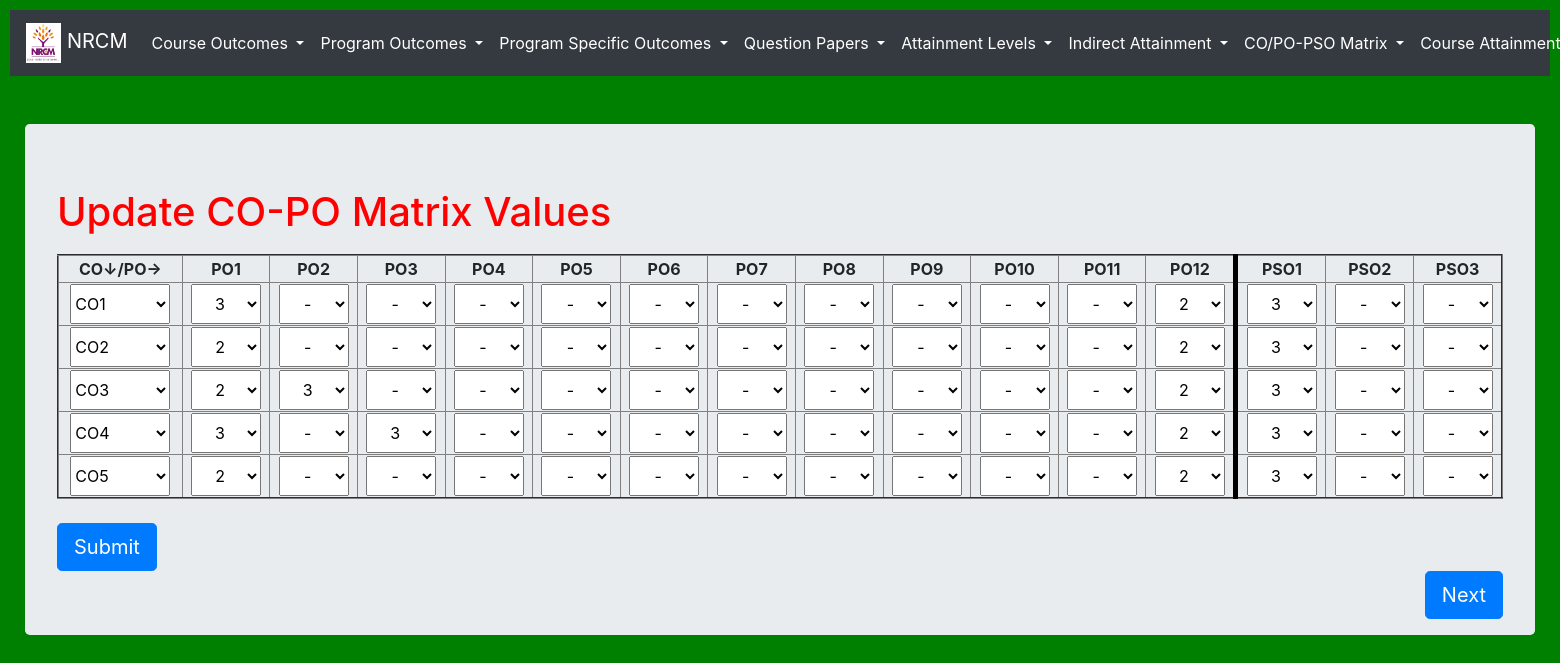
The page /co_po_matrix1 on the database its author committed.
### testApp/models.py (models this page shows, shortened)
class CO_PO_Matrix(models.Model):
    co = models.ForeignKey(CO, on_delete=models.CASCADE)
    levels = (
    ('-', 0),
    ('1',1),
    ('2',2),
    ('3',3),
    )
    po1 = models.CharField(max_length=10, choices=levels, default='-')
    po2 = models.CharField(max_length=10, choices=levels, default='-')
    po3 = models.CharField(max_length=10, choices=levels, default='-')
    po4 = models.CharField(max_length=10, choices=levels, default='-')
    po5 = models.CharField(max_length=10, choices=levels, default='-')
    po6 = models.CharField(max_length=10, choices=levels, default='-')
    po7 = models.CharField(max_length=10, choices=levels, default='-')
    po8 = models.CharField(max_length=10, choices=levels, default='-')
    po9 = models.CharField(max_length=10, choices=levels, default='-')
    po10 = models.CharField(max_length=10, choices=levels, default='-')
    po11 = models.CharField(max_length=10, choices=levels, default='-')
    po12 = models.CharField(max_length=10, choices=levels, default='-')
    pso1 = models.CharField(max_length=10, choices=levels, default='-')
    pso2 = models.CharField(max_length=10, choices=levels, default='-')
    pso3 = models.CharField(max_length=10, choices=levels, default='-')

class CO(models.Model):
    cos = (('-','-'), ('CO1', 'CO1'), ('CO2', 'CO2'), ('CO3', 'CO3'), ('CO4', 'CO4'), ('CO5', 'CO5'), ('CO6', 'CO6'),)
    co = models.CharField(max_length=500, choices=cos, default='-')
    description = models.CharField(max_length=500)
    def __str__(self):
        return self.co

### testApp/views.py (the view, shortened to what this page needs)
# urls.py: path('co_po_matrix1', views.co_po_matrix1, name='co_po_matrix1'),#add or update in same link
def co_po_matrix1(request):
    if CO_PO_Matrix.objects.exists():
        copolevels = CO_PO_Matrix.objects.all()
        return render (request, 'testApp/edit_co_po_matrix.html', locals())

### templates/testApp/edit_co_po_matrix.html (shortened to what this page needs)
<!DOCTYPE html>
{%extends 'testApp/base.html'%}
{%load static%}
{%block content%}
<link rel="stylesheet" href="{% static 'css/course_attainment_style.css' %}">
<div class="container-fluid" align=left style="width:100%">
  <div class="jumbotron">
      <h1 style = "color: red; padding-bottom: 10px;">Update CO-PO Matrix Values</u></h1>
      <form  method="post"> {%csrf_token%}
        <table border=2 style="width:100%">
          <tr>
            <th>CO↓/PO→</th>
            <th>PO1</th>
            <th>PO2</th>
            <th>PO3</th>
            <th>PO4</th>
            <th>PO5</th>
            <th>PO6</th>
            <th>PO7</th>
            <th>PO8</th>
            <th>PO9</th>
            <th>PO10</th>
            <th>PO11</th>
            <th>PO12</th>
            <th style="border-left: 5px solid black;">PSO1</th>
            <th>PSO2</th>
            <th>PSO3</th>
          </tr>
          {%for i in copolevels%}
          <tr>
            <th>
              <select name="co{{i.id}}" id="co{{i.id}}" style="width: 100px; height:40px;" required>
                <option value="{{i.id}}">{{i.co.co}}</option>
              </select>
            </th>
            <th>
              <select name="{{i.co}}_po1" id="{{i.co}}_po1" style="width: 70px; height:40px;text-align:center;" required>
                <option value=2 {%if i.po1 == '2' %}selected{%endif%}>2</option>
                <option value=3 {%if i.po1 == '3' %}selected{%endif%}>3</option>
              </select>
            </th>
            <th>
              <select name="{{i.co}}_po2" id="{{i.co}}_po2" style="width: 70px; height:40px;text-align:center;" required>
                <option value=0 {%if i.po2 == '-' %}selected{%endif%}>-</option>
                <option value=3 {%if i.po2 == '3' %}selected{%endif%}>3</option>
              </select>
            </th>
            <th>
              <select name="{{i.co}}_po3" id="{{i.co}}_po3" style="width: 70px; height:40px;text-align:center;" required>
                <option value=0 {%if i.po3 == '-' %}selected{%endif%}>-</option>
                <option value=3 {%if i.po3 == '3' %}selected{%endif%}>3</option>
              </select>
            </th>
            <th>
              <select name="{{i.co}}_po4" id="{{i.co}}_po4" style="width: 70px; height:40px;text-align:center;" required>
                <option value=0 {%if i.po4 == '-' %}selected{%endif%}>-</option>
              </select>
            </th>
            <th>
              <select name="{{i.co}}_po5" id="{{i.co}}_po5" style="width: 70px; height:40px;text-align:center;" required>
                <option value=0 {%if i.po5 == '-' %}selected{%endif%}>-</option>
              </select>
            </th>
            <th>
              <select name="{{i.co}}_po6" id="{{i.co}}_po6" style="width: 70px; height:40px;text-align:center;" required>
                <option value=0 {%if i.po6 == '-' %}selected{%endif%}>-</option>
              </select>
            </th>
            <th>
              <select name="{{i.co}}_po7" id="{{i.co}}_po7" style="width: 70px; height:40px;text-align:center;" required>
                <option value=0 {%if i.po7 == '-' %}selected{%endif%}>-</option>
              </select>
            </th>
            <th>
              <select name="{{i.co}}_po8" id="{{i.co}}_po8" style="width: 70px; height:40px;text-align:center;" required>
                <option value=0 {%if i.po8 == '-' %}selected{%endif%}>-</option>
              </select>
            </th>
            <th>
              <select name="{{i.co}}_po9" id="{{i.co}}_po9" style="width: 70px; height:40px;text-align:center;" required>
                <option value=0 {%if i.po9 == '-' %}selected{%endif%}>-</option>
              </select>
            </th>
            <th>
              <select name="{{i.co}}_po10" id="{{i.co}}_po10" style="width: 70px; height:40px;text-align:center;" required>
                <option value=0 {%if i.po10 == '-' %}selected{%endif%}>-</option>
              </select>
            </th>
            <th>
              <select name="{{i.co}}_po11" id="{{i.co}}_po11" style="width: 70px; height:40px;text-align:center;" required>
                <option value=0 {%if i.po11 == '-' %}selected{%endif%}>-</option>
              </select>
            </th>
            <th>
              <select name="{{i.co}}_po12" id="{{i.co}}_po12" style="width: 70px; height:40px;text-align:center;" required>
                <option value=2 {%if i.po12 == '2' %}selected{%endif%}>2</option>
              </select>
            </th>
            <th style="border-left: 5px solid black;">
              <select name="{{i.co}}_pso1" id="{{i.co}}_pso1" style="width: 70px; height:40px;text-align:center;" required>
                <option value=3 {%if i.pso1 == '3' %}selected{%endif%}>3</option>
              </select>
            </th>
            <th>
              <select name="{{i.co}}_pso2" id="{{i.co}}_pso2" style="width: 70px; height:40px;text-align:center;" required>
                <option value=0 {%if i.pso2 == '-' %}selected{%endif%}>-</option>
              </select>
            </th>
            <th>
              <select name="{{i.co}}_pso3" id="{{i.co}}_pso3" style="width: 70px; height:40px;text-align:center;" required>
                <option value=0 {%if i.pso3 == '-' %}selected{%endif%}>-</option>
              </select>
            </th>
          </tr>
          {%endfor%}
        </table><br>
        <input type="submit" name="" value="Submit" class="btn btn-primary btn-lg" >
      </form>
      <a href="{%url 'course_attainment'%}" class="btn btn-primary btn-lg" style="float:right;"> Next</a>
  </div>
</div>
{%endblock%}

### static/testApp/css/course_attainment_style.css (style rules this page uses)
body { background: green; }
td, th { text-align: center; }

### rows shown on the page
CO_PO_Matrix: co+id "CO1", po1+co "3", co.co "-", po12+co "2", pso1+co "3"
CO_PO_Matrix: co+id "CO2", po1+co "2", co.co "-", po12+co "2", pso1+co "3"
CO_PO_Matrix: co+id "CO3", po1+co "2", po2+co "3", co.co "-", po12+co "2", pso1+co "3"
CO_PO_Matrix: co+id "CO4", po1+co "3", co.co "-", po3+co "3", po12+co "2", pso1+co "3"
CO_PO_Matrix: co+id "CO5", po1+co "2", co.co "-", po12+co "2", pso1+co "3"
